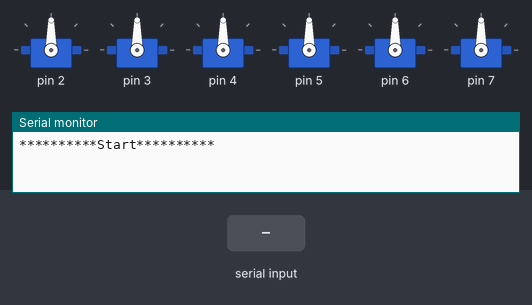
The sketch below on a simulated Arduino Uno, built with avr-gcc and run on an emulated ATmega328P. On the bench: 6 × servo, the last lines printed to the serial monitor. The test bench sets the inputs (shaded band).

Above: at 1.7 s.
1.8 s: "," received over Serial
At 1.95 s:
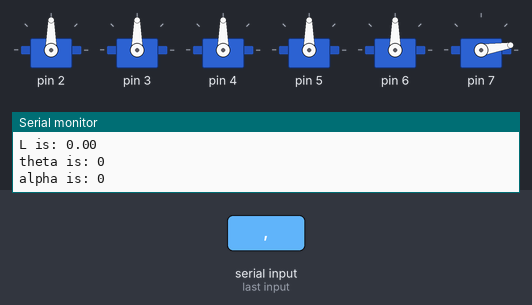
At 3.76 s:
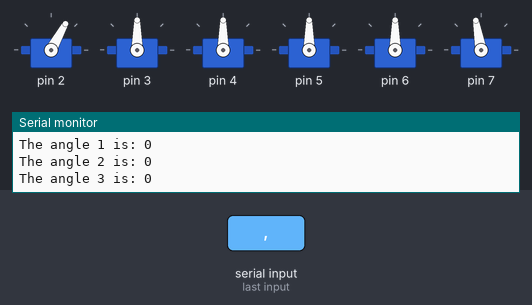
4.8 s: "." received over Serial
At 10.2 s:
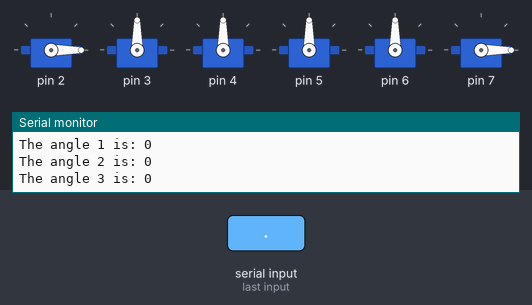
Timing chart, 0 to 11.7 s (numbered marks = the images above; inputs shaded):
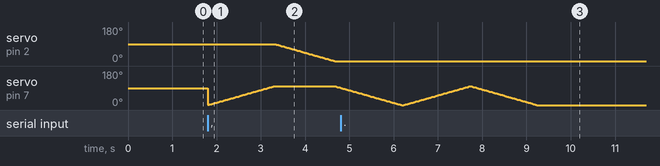

The sketch:

serial_debug2.ino
```cpp
#include <Arduino.h>
#include <Servo.h>

const double pi = 3.1415926;

String buffer;

class Angle
{
public:
  Angle(byte a_m, byte a_n) : angMemory(a_m), angNow(a_n) {}
  Angle();
  void changeAngle(byte ang);
  void angleReach(Servo &s);
  byte angNow;

private:
  byte angMemory;
};
void Angle::angleReach(Servo &s) //快速跳转脱机角度可能发生堵转，这个舵机需要缓慢调整才行
{
  byte angleTmp = angMemory;
  bool turningUp = false;
  if (angNow > angMemory)
  {
    turningUp = true; //缓慢调整上加角度
  }
  else
  {
    turningUp = false; //缓慢下降角度
  }
  if (turningUp)
  {
    while (angleTmp < angNow)
    {
      angleTmp++;
      s.write(angleTmp);
      delay(15);
    }
  }
  else
  {
    while (angleTmp > angNow)
    {
      angleTmp--;
      s.write(angleTmp);
      delay(15);
    }
  }
}
Angle::Angle()
{
}
void Angle::changeAngle(byte ang)
{
  angMemory = angNow;
  angNow = ang;
}

Angle angle[6];                //舵机角度，与舵机名称一一对应,角度群部位相对轴的角度
Servo servo[6];                //舵机名称，分别为0，1，2，3，4，5号，全代码统一
double X = 0, Y = 0, Z = 0, L = 0, Zp = 0; //以腰部舵机中心建立坐标系，直角坐标系与柱坐标系相互转换
//X,Y,Z代表物体体心坐标，假设抓取足够准确，使体心坐标与机械手位于统一坐标平面之内
int angle_alpha; //机械手相对竖直方向z轴的俯仰角，逆时针方向，0-180,根据物体状态判别输入
int theta;     //底盘的极角，极轴以底盘舵机0˚方向为标准，theta为角度制，0-180˚
String Z_store = "", L_store = "", theta_store = "", STORE = "", alpha_store = "";

/*用机械臂长度近似舵机中心之间的距离*/
double arm_l1 = 105.14; // 机械臂腰部到肩部的距离，单位mm(杆轴中心点到中心点，精确，下同）
double arm_l2 = 89.90;   // 机械臂的大臂长度
double arm_l3 = 169.74; //156 数据更改 103.74 + 65 = 169.74 //机械臂的小臂长度，杆轴中心点到4号舵机轴的中心点，近似
double up_to_land = 91.80; //1号舵机中心距离地面的高度,近似
bool catch_valid = false;  //判断是否可以抓取，有输入才可以启动抓取(debug模式)

//逆运动学求解
void catchit() //控制机械手实现抓取
{
  angle[5].changeAngle(100); //张开舵机开始抓取
  angle[5].angleReach(servo[5]);
  int angle_tmp[4] = {0};
  Y = L * sin(theta * pi / 180); //直角坐标与柱坐标之间的换算
  X = L * cos(theta * pi / 180);
  Zp = Z - up_to_land; //坐标换算
  double m = 0, n = 0; //换元
  double arm1_square = arm_l1 * arm_l1;
  double arm2_square = arm_l2 * arm_l2;
  double arc_angle1, arc_angle2; //弧度值暂存

  //理论计算结果代码化
  m = Zp - arm_l3 * cos(angle_alpha * pi / 180); // 一般大于0
  if (m > arm_l2 + arm_l1)
  {
    Serial.println("input error");
    return;
  }
  n = L - arm_l3 * sin(angle_alpha * pi / 180); // 一定大于0
  double m_square = m * m;
  //简化计算
  double n_square = n * n;
  arc_angle2 = acos((m_square + n_square - arm1_square - arm2_square) / (2 * arm_l1 * arm_l2));
  if (arc_angle2 > (0.5 * pi) && arc_angle2 < pi)
  {
    arc_angle2 = pi - arc_angle2;
  }
  angle_tmp[2] = (arc_angle2 / pi) * 180; //暂存解析法求解第二个主运动臂的角度
  double angle_auxiliary = asin((m_square + n_square + arm1_square - arm2_square) / (2 * arm_l1 * sqrt(m_square + n_square)));
  if (angle_auxiliary < 0 && angle_auxiliary > -pi / 2)
  {
    angle_auxiliary = -angle_auxiliary; // 反转
  }
  arc_angle1 = angle_auxiliary - atan(m / n);
  angle_tmp[1] = arc_angle1 * 180 / pi;           //解析法求解第一个主运动臂的角度
  angle_tmp[3] = angle_alpha - angle_tmp[1] - angle_tmp[2]; //根据运动分析求解出最后的角度,暂存
  Serial.print("The angle 1 is: ");
  Serial.println(angle_tmp[1]);
  Serial.print("The angle 2 is: ");
  Serial.println(angle_tmp[2]);
  Serial.print("The angle 3 is: ");
  Serial.println(angle_tmp[3]);
  angle[0].changeAngle(theta);
  angle[1].changeAngle(angle_tmp[1] + 90);
  angle[2].changeAngle(angle_tmp[2] + 90);
  angle[3].changeAngle(angle_tmp[3] + 90);
  angle[5].changeAngle(theta);
  for (int i = 0; i < 6; i++)
  {
    angle[i].angleReach(servo[i]);
  }
  delay(50);
}

void resetBuffer()
{
  buffer = "";
}

void input()
{
  while (Serial.available() > 0)
  {
    char c = Serial.read();
    buffer += c;
    delay(2);
  }
  if (buffer.length() > 0)
  {
    Serial.println("input : " + buffer);
  }
  //buffer = "";
}

void input_scheme() //调试时使用的向Serial中输入
{
  //Serial.println("=== begin to input ===");
  double stringToDouble(const String &);
  //char *data_store;
  int index[3] = {0, 0, 0};
  int j = 0;
  input();
  if (buffer.length() > 0) //如果已经读取，且不为空
  {
    //Serial.println(STORE);
    //data_length = buffer.length() + 1;
    //data_store = new char[data_length];
    //STORE.toCharArray(data_store, data_length);
    for (int i = 0; i < buffer.length(); i++)
    {
      if (buffer[i] == ',')
      {
        index[j] = i; //记录index的位置
        j++;
      }
    }
    Z_store = buffer.substring(0, index[0]); //读取子字符串
    L_store = buffer.substring(index[0] + 1, index[1]);
    theta_store = buffer.substring(index[1] + 1, index[2]);
    alpha_store = buffer.substring(index[2] + 1, buffer.length() - 1);

    Z = stringToDouble(Z_store);
    L = stringToDouble(L_store);
    theta = stringToDouble(theta_store);
    angle_alpha = stringToDouble(alpha_store);
    Serial.print("Z is: ");
    Serial.println(Z);
    Serial.print("L is: ");
    Serial.println(L);
    Serial.print("theta is: ");
    Serial.println(theta);
    Serial.print("alpha is: ");
    Serial.println(angle_alpha);
    catch_valid = true;
  }
  else
  {
    catch_valid = false;
  }
  resetBuffer();
  //STORE = ""; //置为空，等待下一次读取
  //delete data_store;
}

double stringToDouble(const String &str) //将string转换成为字符串，调试时使用
{
  double returnValue = 0;
  int index = 0;
  int dotIndex = (int)str.length();
  for (; index < str.length(); index++)
  {
    if (str[index] == '.')
    {
      dotIndex = index;
      index++;
      break;
    }
    if (str[index] < '0' || str[index] > '9')
    {
      return 0;
    }
    returnValue = 10 * returnValue + str[index] - '0';
  }
  for (; index < str.length(); index++)
  {
    if (str[index] < '0' || str[index] > '9')
    {
      return 0;
    }
    returnValue += double(str[index] - '0') / (double)pow(10, (index - dotIndex));
  }
  return returnValue;
}

void setup()
{
  //mega2560开发板串口
  servo[0].attach(2, 500, 2500); //底盘，控制旋转，改变X,Y
  servo[1].attach(3, 500, 2500); //腰部舵机，改变Y,Z
  servo[2].attach(4, 500, 2500); //肩部舵机，改变Y,Z
  servo[3].attach(5, 500, 2500); //大臂关节舵机,改变Y,Z
  servo[4].attach(6, 500, 2500); //小臂关节舵机,不改变X,Y,Z，仅改变俯仰角
  servo[5].attach(7, 500, 2500); //手部关节舵机,小幅度内改变X,Y,Z
  //角度初始化,已调试
  angle[0] = {90, 90};
  angle[1] = {90, 90};
  angle[2] = {90, 90};
  angle[3] = {90, 90};
  angle[4] = {90, 90};
  angle[5] = {0, 0};
  //写入角度
  for (int i = 0; i < 6; i++)
  {
    angle[i].angleReach(servo[i]);
  }
  catch_valid = false;
  Serial.begin(9600);
  Serial.println("**********Start**********");
  delay(500);
}

void loop()
{
  input_scheme(); //输入调试时的参数，3个分别为：Z轴方向的坐标Z,极径长度L,极角theta
  if (catch_valid)
    catchit(); //不断抓取物品

  //input();
}
```

Measured:
- after the input at 1.8 s, servo on pin 2: moves from 90° to 0° over 1.4 s, starting after 1.5 s
